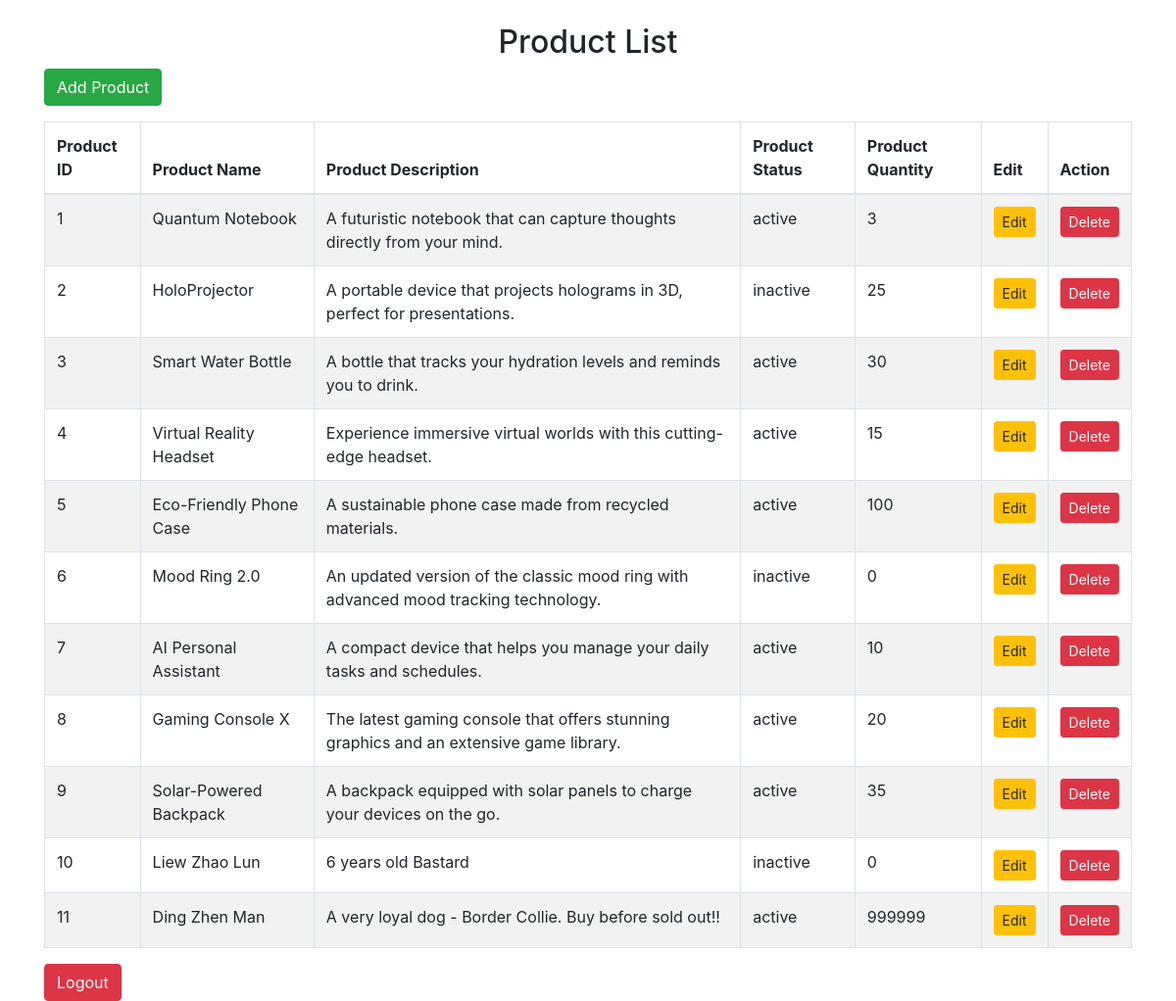
The page /dashboard.php (signed in) on the database its author committed.
### tables this page shows
CREATE TABLE `product` (
  `prod_id` int(11) NOT NULL,
  `prod_name` varchar(200) NOT NULL,
  `prod_description` text NOT NULL,
  `prod_status` varchar(20) NOT NULL,
  `prod_quan` int(11) NOT NULL
);

### dashboard.php (the view, shortened to what this page needs)
<?php
include 'connection.php';
$sql = "SELECT prod_id, prod_name, prod_description, prod_status, prod_quan FROM product";
$result = $conn->query($sql);
?>
<!DOCTYPE html>
<html lang="en">
<head>
    <link rel="stylesheet" href="https://stackpath.bootstrapcdn.com/bootstrap/4.5.2/css/bootstrap.min.css">
</head>
<body>
    <div class="container mt-4">
        <h2 class="text-center">Product List</h2>
        <button class="btn btn-success mb-3" data-toggle="modal" data-target="#addProductModal">Add Product</button>
        <table class="table table-bordered table-striped">
            <thead>
                <tr>
                    <th>Product ID</th>
                    <th>Product Name</th>
                    <th>Product Description</th>
                    <th>Product Status</th>
                    <th>Product Quantity</th>
                    <th>Edit</th>
                    <th>Action</th>
                </tr>
            </thead>
            <tbody>
                <?php
                if ($result->num_rows > 0) {
                    while ($row = $result->fetch_assoc()) {
                        echo "<tr>
                                <td>" . htmlspecialchars($row['prod_id']) . "</td>
                                <td>" . htmlspecialchars($row['prod_name']) . "</td>
                                <td>" . htmlspecialchars($row['prod_description']) . "</td>
                                <td>" . htmlspecialchars($row['prod_status']) . "</td>
                                <td>" . htmlspecialchars($row['prod_quan']) . "</td>
                                <td>
                                    <button class='btn btn-warning btn-sm' data-toggle='modal' data-target='#editProductModal'
                                        data-id='" . htmlspecialchars($row['prod_id']) . "'
                                        data-name='" . htmlspecialchars($row['prod_name']) . "'
                                        data-description='" . htmlspecialchars($row['prod_description']) . "'
                                        data-status='" . htmlspecialchars($row['prod_status']) . "'
                                        data-quan='" . htmlspecialchars($row['prod_quan']) . "'>Edit</button>
                                </td>
                                 <td>
                                    <button class='btn btn-danger btn-sm delete-btn' data-prod-id='" . htmlspecialchars($row['prod_id']) . "' data-toggle='modal' data-target='#deleteModal'>Delete</button>
                                </td>
                              </tr>";
                    }
                } else {
                    echo "<tr><td colspan='6' class='text-center'>No products found</td></tr>";
                }
                ?>
            </tbody>
        </table>
        <a href="handle_logout.php" class="btn btn-danger">Logout</a>
    </div>
</body>
</html>

### rows shown on the page
product: prod_id "1", prod_name "Quantum Notebook", prod_description "A futuristic notebook that can capture thoughts directly from your mind.", prod_status "active", prod_quan "3"
product: prod_id "2", prod_name "HoloProjector", prod_description "A portable device that projects holograms in 3D, perfect for presentations.", prod_status "inactive", prod_quan "25"
product: prod_id "3", prod_name "Smart Water Bottle", prod_description "A bottle that tracks your hydration levels and reminds you to drink.", prod_status "active", prod_quan "30"
product: prod_id "4", prod_name "Virtual Reality Headset", prod_description "Experience immersive virtual worlds with this cutting-edge headset.", prod_status "active", prod_quan "15"
product: prod_id "5", prod_name "Eco-Friendly Phone Case", prod_description "A sustainable phone case made from recycled materials.", prod_status "active", prod_quan "100"
product: prod_id "6", prod_name "Mood Ring 2.0", prod_description "An updated version of the classic mood ring with advanced mood tracking technology.", prod_status "inactive", prod_quan "0"
product: prod_id "7", prod_name "AI Personal Assistant", prod_description "A compact device that helps you manage your daily tasks and schedules.", prod_status "active", prod_quan "10"
product: prod_id "8", prod_name "Gaming Console X", prod_description "The latest gaming console that offers stunning graphics and an extensive game library.", prod_status "active", prod_quan "20"
product: prod_id "9", prod_name "Solar-Powered Backpack", prod_description "A backpack equipped with solar panels to charge your devices on the go.", prod_status "active", prod_quan "35"
product: prod_id "10", prod_name "Liew Zhao Lun", prod_description "6 years old Bastard", prod_status "inactive", prod_quan "0"
product: prod_id "11", prod_name "Ding Zhen Man", prod_description "A very loyal dog - Border Collie. Buy before sold out!!", prod_status "active", prod_quan "999999"
